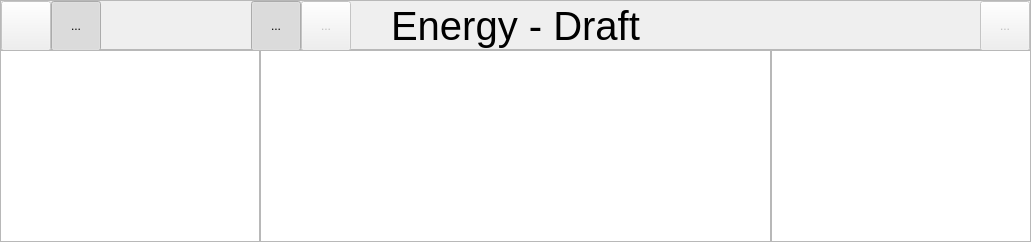
      <widget class="QWidget" name="draft">
       <layout class="QVBoxLayout" name="verticalLayout_4" stretch="1,0">
        <property name="spacing">
         <number>0</number>
        </property>
        <property name="leftMargin">
         <number>0</number>
        </property>
        <property name="topMargin">
         <number>0</number>
        </property>
        <property name="rightMargin">
         <number>0</number>
        </property>
        <property name="bottomMargin">
         <number>0</number>
        </property>
        <item>
         <widget class="QFrame" name="toolbarDraft">
          <property name="sizePolicy">
           <sizepolicy hsizetype="Preferred" vsizetype="Fixed">
            <horstretch>0</horstretch>
            <verstretch>0</verstretch>
           </sizepolicy>
          </property>
          <property name="minimumSize">
           <size>
            <width>0</width>
            <height>50</height>
           </size>
          </property>
          <property name="maximumSize">
           <size>
            <width>16777215</width>
            <height>50</height>
           </size>
          </property>
          <property name="sizeIncrement">
           <size>
            <width>0</width>
            <height>0</height>
           </size>
          </property>
          <property name="frameShape">
           <enum>QFrame::StyledPanel</enum>
          </property>
          <property name="frameShadow">
           <enum>QFrame::Plain</enum>
          </property>
          <property name="lineWidth">
           <number>0</number>
          </property>
          <layout class="QHBoxLayout" name="horizontalLayout_5">
           <property name="spacing">
            <number>0</number>
           </property>
           <property name="leftMargin">
            <number>0</number>
           </property>
           <property name="topMargin">
            <number>0</number>
           </property>
           <property name="rightMargin">
            <number>0</number>
           </property>
           <property name="bottomMargin">
            <number>0</number>
           </property>
           <item>
            <widget class="ToolButton" name="toolBackDraft">
             <property name="enabled">
              <bool>false</bool>
             </property>
             <property name="minimumSize">
              <size>
               <width>50</width>
               <height>50</height>
              </size>
             </property>
             <property name="sizeIncrement">
              <size>
               <width>0</width>
               <height>0</height>
              </size>
             </property>
             <property name="baseSize">
              <size>
               <width>50</width>
               <height>50</height>
              </size>
             </property>
             <property name="text">
              <string/>
             </property>
             <property name="icon">
              <iconset resource="icons.qrc">
               <normaloff>:/icons/icons/back_select@2x.png</normaloff>
               <disabledoff>:/icons/icons/back_normal@2x.png</disabledoff>
               <activeoff>:/icons/icons/back_select@2x.png</activeoff>:/icons/icons/back_select@2x.png</iconset>
             </property>
             <property name="iconSize">
              <size>
               <width>30</width>
               <height>30</height>
              </size>
             </property>
             <property name="toolButtonStyle">
              <enum>Qt::ToolButtonIconOnly</enum>
             </property>
            </widget>
           </item>
           <item>
            <widget class="ToolButton" name="toolDraftOn">
             <property name="minimumSize">
              <size>
               <width>50</width>
               <height>50</height>
              </size>
             </property>
             <property name="text">
              <string>...</string>
             </property>
             <property name="icon">
              <iconset resource="icons.qrc">
               <normaloff>:/icons/icons/draft_select_orange@2x.png</normaloff>
               <disabledoff>:/icons/icons/draft_normal@2x.png</disabledoff>
               <activeoff>:/icons/icons/draft_select_orange@2x.png</activeoff>:/icons/icons/draft_select_orange@2x.png</iconset>
             </property>
             <property name="iconSize">
              <size>
               <width>30</width>
               <height>30</height>
              </size>
             </property>
             <property name="checkable">
              <bool>true</bool>
             </property>
             <property name="checked">
              <bool>true</bool>
             </property>
            </widget>
           </item>
           <item>
            <spacer name="leftSpacerDraft150">
             <property name="orientation">
              <enum>Qt::Horizontal</enum>
             </property>
             <property name="sizeType">
              <enum>QSizePolicy::Fixed</enum>
             </property>
             <property name="sizeHint" stdset="0">
              <size>
               <width>150</width>
               <height>50</height>
              </size>
             </property>
            </spacer>
           </item>
           <item>
            <widget class="ToolButton" name="toolCursor">
             <property name="enabled">
              <bool>true</bool>
             </property>
             <property name="minimumSize">
              <size>
               <width>50</width>
               <height>50</height>
              </size>
             </property>
             <property name="baseSize">
              <size>
               <width>50</width>
               <height>50</height>
              </size>
             </property>
             <property name="text">
              <string>...</string>
             </property>
             <property name="icon">
              <iconset resource="icons.qrc">
               <normaloff>:/icons/icons/cursor_select_orange@2x.png</normaloff>
               <disabledoff>:/icons/icons/cursor_normal@2x.png</disabledoff>
               <activeoff>:/icons/icons/cursor_select_orange@2x.png</activeoff>
               <selectedoff>:/icons/icons/cursor_select_orange@2x.png</selectedoff>:/icons/icons/cursor_select_orange@2x.png</iconset>
             </property>
             <property name="iconSize">
              <size>
               <width>30</width>
               <height>30</height>
              </size>
             </property>
             <property name="checkable">
              <bool>true</bool>
             </property>
             <property name="checked">
              <bool>true</bool>
             </property>
            </widget>
           </item>
           <item>
            <widget class="ToolButton" name="toolConnect">
             <property name="enabled">
              <bool>false</bool>
             </property>
             <property name="minimumSize">
              <size>
               <width>50</width>
               <height>50</height>
              </size>
             </property>
             <property name="text">
              <string>...</string>
             </property>
             <property name="icon">
              <iconset resource="icons.qrc">
               <normaloff>:/icons/icons/connect_select_orange@2x.png</normaloff>
               <disabledoff>:/icons/icons/connect_normal@2x.png</disabledoff>
               <activeoff>:/icons/icons/connect_select_orange@2x.png</activeoff>:/icons/icons/connect_select_orange@2x.png</iconset>
             </property>
             <property name="iconSize">
              <size>
               <width>30</width>
               <height>30</height>
              </size>
             </property>
             <property name="checkable">
              <bool>true</bool>
             </property>
            </widget>
           </item>
           <item>
            <spacer name="leftSpacerDraft">
             <property name="orientation">
              <enum>Qt::Horizontal</enum>
             </property>
             <property name="sizeHint" stdset="0">
              <size>
               <width>40</width>
               <height>50</height>
              </size>
             </property>
            </spacer>
           </item>
           <item>
            <widget class="QLabel" name="titleDraft">
             <property name="minimumSize">
              <size>
               <width>0</width>
               <height>50</height>
              </size>
             </property>
             <property name="maximumSize">
              <size>
               <width>16777215</width>
               <height>50</height>
              </size>
             </property>
             <property name="font">
              <font>
               <family>Arial</family>
               <pointsize>30</pointsize>
              </font>
             </property>
             <property name="lineWidth">
              <number>0</number>
             </property>
             <property name="text">
              <string>Energy - Draft</string>
             </property>
             <property name="alignment">
              <set>Qt::AlignCenter</set>
             </property>
             <property name="textInteractionFlags">
              <set>Qt::NoTextInteraction</set>
             </property>
            </widget>
           </item>
           <item>
            <spacer name="rightSpacerDraft">
             <property name="orientation">
              <enum>Qt::Horizontal</enum>
             </property>
             <property name="sizeHint" stdset="0">
              <size>
               <width>40</width>
               <height>50</height>
              </size>
             </property>
            </spacer>
           </item>
           <item>
            <spacer name="rightSpace300">
             <property name="orientation">
              <enum>Qt::Horizontal</enum>
             </property>
             <property name="sizeType">
              <enum>QSizePolicy::Fixed</enum>
             </property>
             <property name="sizeHint" stdset="0">
              <size>
               <width>300</width>
               <height>50</height>
              </size>
             </property>
            </spacer>
           </item>
           <item>
            <widget class="ToolButton" name="toolSidebarDraft">
             <property name="enabled">
              <bool>false</bool>
             </property>
             <property name="minimumSize">
              <size>
               <width>50</width>
               <height>50</height>
              </size>
             </property>
             <property name="maximumSize">
              <size>
               <width>50</width>
               <height>50</height>
              </size>
             </property>
             <property name="text">
              <string>...</string>
             </property>
             <property name="icon">
              <iconset resource="icons.qrc">
               <normaloff>:/icons/icons/sidebar_select_orange@2x.png</normaloff>
               <disabledoff>:/icons/icons/sidebar_normal@2x.png</disabledoff>
               <activeoff>:/icons/icons/sidebar_select_orange@2x.png</activeoff>
               <selectedoff>:/icons/icons/sidebar_select_orange@2x.png</selectedoff>:/icons/icons/sidebar_select_orange@2x.png</iconset>
             </property>
             <property name="iconSize">
              <size>
               <width>30</width>
               <height>30</height>
              </size>
             </property>
            </widget>
           </item>
          </layout>
         </widget>
        </item>
        <item>
         <layout class="QHBoxLayout" name="mainDraft">
          <property name="spacing">
           <number>0</number>
          </property>
          <item>
           <widget class="QListView" name="draftbar">
            <property name="maximumSize">
             <size>
              <width>260</width>
              <height>16777215</height>
             </size>
            </property>
           </widget>
          </item>
          <item>
           <widget class="QGraphicsView" name="draftView"/>
          </item>
          <item>
           <widget class="QListView" name="sidebarDraft">
            <property name="maximumSize">
             <size>
              <width>260</width>
              <height>16777215</height>
             </size>
            </property>
            <property name="baseSize">
             <size>
              <width>260</width>
              <height>0</height>
             </size>
            </property>
           </widget>
          </item>
         </layout>
        </item>
       </layout>
      </widget>
